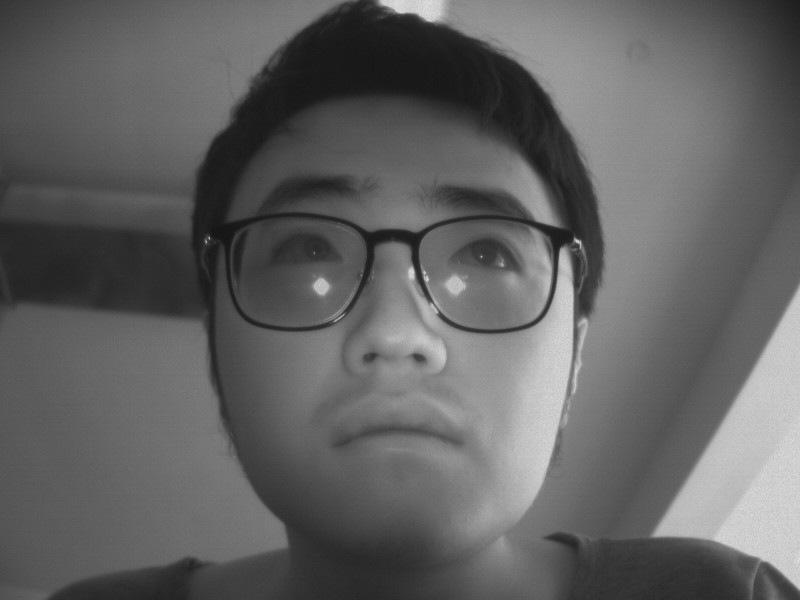
//> input picture input/18.png, 800 x 600 px
$ ./eye_region_detector   (built with g++ and OpenCV 4)
//> lines starting //> are read from the running program, lines starting //| are printed output that depends on the picture
//> further down, image is the input picture: 600 rows x 800 cols, CV_8UC1; min 22, max 223, mean 97.8
#include <opencv2/opencv.hpp>
#include <iostream>
#include <vector>
#include <algorithm>

class EyeRegionDetector {
public:
    static std::pair<cv::Rect, cv::Rect> detectEyeRegions(const cv::Mat& image) {
        // 加载检测器
        cv::CascadeClassifier eye_cascade;
        cv::CascadeClassifier face_cascade_front;
        cv::CascadeClassifier face_cascade_profile;

        // 检查所有检测器是否正确加载
        if (!eye_cascade.load("haarcascades/haarcascade_eye.xml")) {
            throw std::runtime_error("Failed to load eye detector");
        }
        if (!face_cascade_front.load("haarcascades/haarcascade_frontalface_alt.xml")) {
            throw std::runtime_error("Failed to load front face detector");
        }
        if (!face_cascade_profile.load("haarcascades/haarcascade_profileface.xml")) {
            throw std::runtime_error("Failed to load profile face detector");
        }

        // 首先尝试正面人脸检测
        std::vector<cv::Rect> faces_front;
        face_cascade_front.detectMultiScale(image, faces_front, 1.1, 3, 0, cv::Size(150, 150));
//> faces_front = 1 Rect (x, y, width, height): [187, 112, 416, 416]

        if (!faces_front.empty()) {
            std::cout << "front success" << std::endl;
            return extractEyeRegionsFromFace(image, faces_front[0]);
        } else {
            std::cout << "front failed" << std::endl;
        }

        // 尝试侧面人脸检测
        std::vector<cv::Rect> faces_profile;
        face_cascade_profile.detectMultiScale(image, faces_profile, 1.1, 3, 0, cv::Size(150, 150));

        if (!faces_profile.empty()) {
            std::cout << "profile success" << std::endl;
            return extractEyeRegionsFromFace(image, faces_profile[0]);
        } else {
            std::cout << "profile failed" << std::endl;
        }

        // 人脸检测失败，尝试直接检测眼睛
        std::vector<cv::Rect> eyes;
        eye_cascade.detectMultiScale(image, eyes, 1.05, 6, 0, cv::Size(40, 40));

        if (eyes.size() >= 2) {
            // 按x坐标排序
            std::sort(eyes.begin(), eyes.end(),
                [](const cv::Rect& a, const cv::Rect& b) { return a.x < b.x; });

            // 添加额外的验证步骤
            std::vector<cv::Rect> validated_eyes;
            for (const auto& eye : eyes) {
                // 验证宽高比
                float aspect_ratio = static_cast<float>(eye.width) / eye.height;
                if (aspect_ratio < 0.4 || aspect_ratio > 2.5) continue;

                // 验证区域大小相对于图像
                float relative_size = static_cast<float>(eye.area()) / (image.rows * image.cols);
                if (relative_size < 0.01 || relative_size > 0.15) continue;

                validated_eyes.push_back(eye);
            }

            // 验证两个眼睛的相对位置和大小
            if (validated_eyes.size() >= 2) {
                const cv::Rect& left = validated_eyes[0];
                const cv::Rect& right = validated_eyes[1];

                // 验证水平距离
                float distance = static_cast<float>(right.x - (left.x + left.width));
                if (distance < 0) {
                    throw std::runtime_error("Eye positions overlap, likely false detection");
                }

                // 验证大小相似性
                float size_ratio = static_cast<float>(left.area()) / right.area();
                if (size_ratio < 0.5 || size_ratio > 2.0) {
                    throw std::runtime_error("Eye sizes too different, likely false detection");
                }

                // 验证垂直位置相似性
                float vertical_diff = std::abs(left.y - right.y);
                if (vertical_diff > left.height) {
                    throw std::runtime_error("Eyes not horizontally aligned, likely false detection");
                }

                return std::make_pair(validated_eyes[0], validated_eyes[1]);
            }
        }

        throw std::runtime_error("No valid eyes detected");
    }

private:
    static std::pair<cv::Rect, cv::Rect> extractEyeRegionsFromFace(const cv::Mat& image, const cv::Rect& face) {
//> called with face = Rect(187, 112, 416, 416)
        int eye_region_height = face.height / 3;
//> eye_region_height = 138
        int eye_region_width = face.width / 3;  // 修改为三分之一宽度
//> eye_region_width = 138
        int eye_region_top = face.y + face.height / 4;
//> eye_region_top = 216

        // 修改眼睛区域的计算方式
        cv::Rect left_eye_rect(
            face.x + face.width / 6,  // 修改起始位置
            eye_region_top,
            eye_region_width,         // 使用固定宽度
            eye_region_height
        );
//> left_eye_rect = Rect(256, 216, 138, 138)

        cv::Rect right_eye_rect(
            face.x + face.width / 2,  // 右眼起始位置
            eye_region_top,
            eye_region_width,         // 使用固定宽度
            eye_region_height
        );
//> right_eye_rect = Rect(395, 216, 138, 138)

        // 确保矩形在图像范围内
        left_eye_rect &= cv::Rect(0, 0, image.cols, image.rows);
        right_eye_rect &= cv::Rect(0, 0, image.cols, image.rows);

        return std::make_pair(left_eye_rect, right_eye_rect);
    }
};

int main() {
    // 读取图像
    cv::Mat image = cv::imread("18.png", cv::IMREAD_GRAYSCALE);
    if (image.empty()) {
        std::cerr << "Error: Unable to load image!" << std::endl;
        return -1;
    }

    try {
        // 使用检测器提取眼睛区域
        std::pair<cv::Rect, cv::Rect> eye_regions = EyeRegionDetector::detectEyeRegions(image);
        cv::Rect left_eye_rect = eye_regions.first;
//> left_eye_rect = Rect(256, 216, 138, 138)
        cv::Rect right_eye_rect = eye_regions.second;
//> right_eye_rect = Rect(395, 216, 138, 138)

        // 提取眼睛图像
        cv::Mat left_eye = image(left_eye_rect);
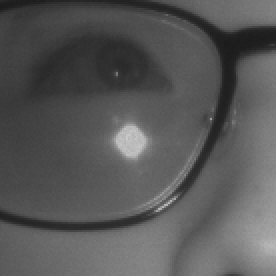
//> left_eye: 138 rows x 138 cols, CV_8UC1 (shown 2 times larger); min 27, max 203, mean 87.4
        cv::Mat right_eye = image(right_eye_rect);
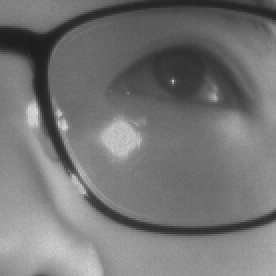
//> right_eye: 138 rows x 138 cols, CV_8UC1 (shown 2 times larger); min 29, max 215, mean 117.1

        // 在原图上标记结果
        cv::Mat result = image.clone();

        // 标记眼睛区域
        cv::rectangle(result, left_eye_rect, cv::Scalar(255), 1);
        cv::rectangle(result, right_eye_rect, cv::Scalar(255), 1);
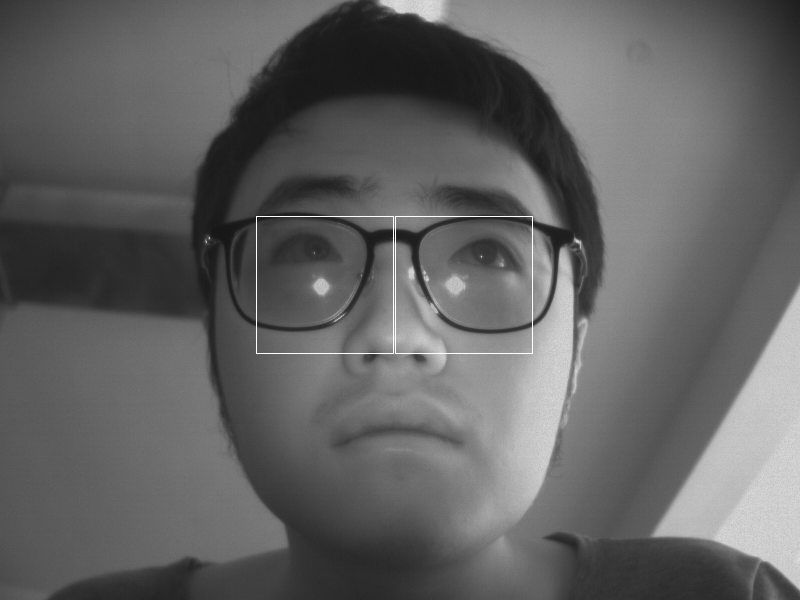
//> result: 600 rows x 800 cols, CV_8UC1; min 22, max 255, mean 98.1

        // 显示结果
        cv::namedWindow("Original", cv::WINDOW_NORMAL);
        cv::namedWindow("Result", cv::WINDOW_NORMAL);
        cv::namedWindow("Left Eye", cv::WINDOW_NORMAL);
        cv::namedWindow("Right Eye", cv::WINDOW_NORMAL);

        cv::resizeWindow("Original", 800, 600);
        cv::resizeWindow("Result", 800, 600);
        cv::resizeWindow("Left Eye", 400, 300);
        cv::resizeWindow("Right Eye", 400, 300);

        cv::imshow("Original", image);
        cv::imshow("Result", result);
        cv::imshow("Left Eye", left_eye);
        cv::imshow("Right Eye", right_eye);
        cv::imwrite("region4.png", result);
        cv::waitKey(0);
        cv::destroyAllWindows();
    }
    catch (const std::exception& e) {
        std::cerr << "Error: " << e.what() << std::endl;
        return -1;
    }

    return 0;
}

$ run again, with input/10.png copied over input/18.png
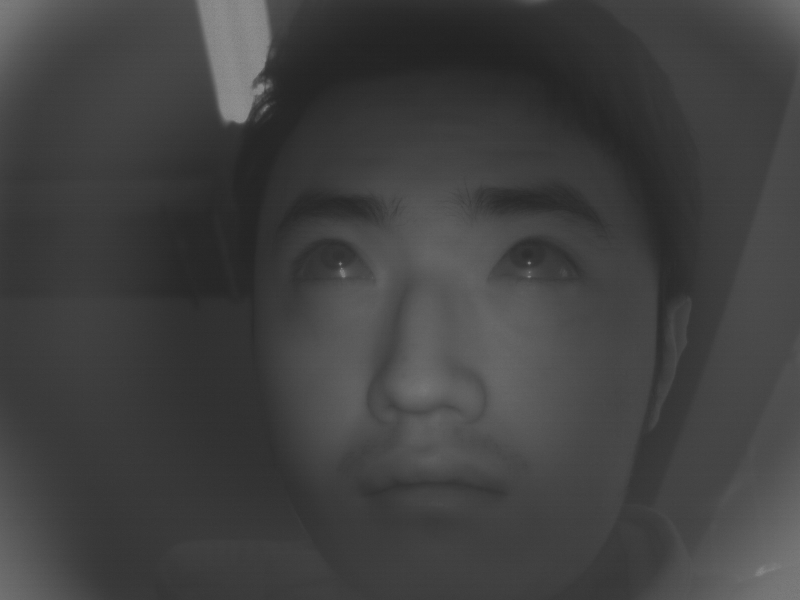
//> input picture input/10.png, 800 x 600 px
//> image is the input picture: 600 rows x 800 cols, CV_8UC1; min 33, max 145, mean 65.1
//> faces_front = 1 Rect (x, y, width, height): [195, 85, 453, 453]
//> eye_region_height = 151
//> eye_region_top = 198
//> in extractEyeRegionsFromFace, `cv::Rect left_eye_rect( face.x + face.width / 6, eye_region_top, eye_r..`: left_eye_rect = Rect(270, 198, 151, 151)
//> in extractEyeRegionsFromFace, `cv::Rect right_eye_rect( face.x + face.width / 2, eye_region_top, eye_..`: right_eye_rect = Rect(421, 198, 151, 151)
//> `cv::Rect left_eye_rect = eye_regions.first;`: left_eye_rect = Rect(270, 198, 151, 151)
//> `cv::Rect right_eye_rect = eye_regions.second;`: right_eye_rect = Rect(421, 198, 151, 151)
//> `cv::Mat right_eye = image(right_eye_rect);`:
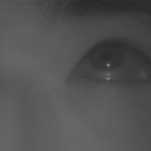
//> right_eye: 151 rows x 151 cols, CV_8UC1; min 40, max 127, mean 81.7
//> `cv::rectangle(result, right_eye_rect, cv::Scalar(255), 1);`:
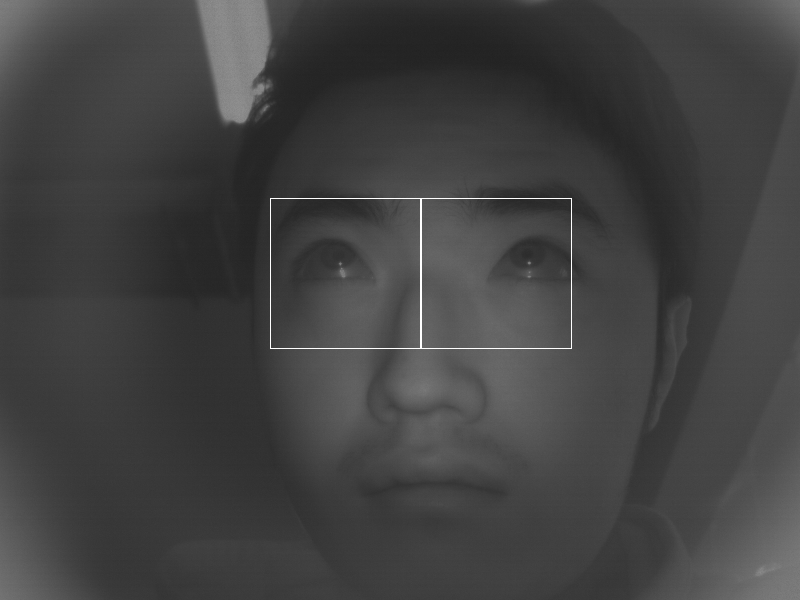
//> result: 600 rows x 800 cols, CV_8UC1; min 33, max 255, mean 65.6

$ run again, with input/12.png copied over input/18.png
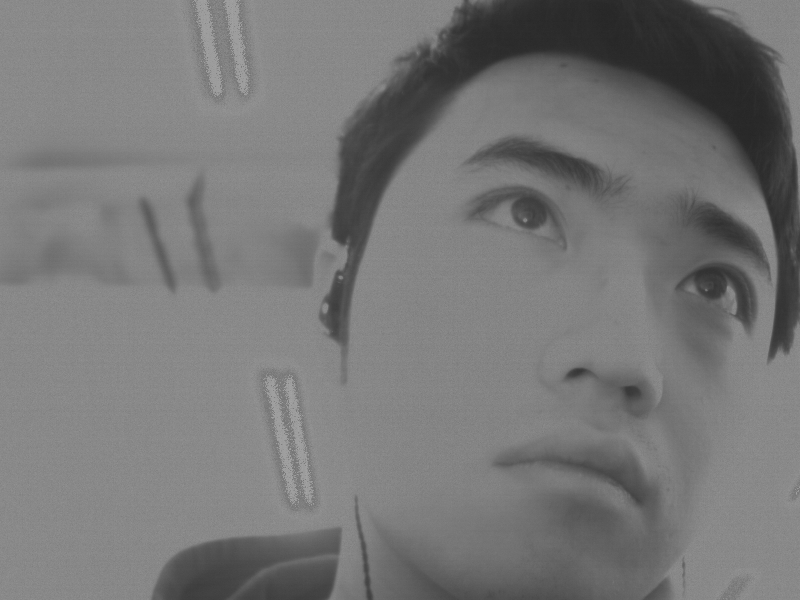
//> input picture input/12.png, 800 x 600 px
//> image is the input picture: 600 rows x 800 cols, CV_8UC1; min 37, max 164, mean 119
//> faces_front = empty
//> in detectEyeRegions, `eye_cascade.detectMultiScale(image, eyes, 1.05, 6, 0, cv::Size(40, 40));`: eyes = 3 Rects (x, y, width, height): [466, 157, 107, 107], [669, 246, 82, 82], [602, 372, 51, 51]
//> in detectEyeRegions, `std::sort(eyes.begin(), eyes.end(), [](const cv::Rect& a, const cv::Re..`: eyes = 3 Rects (x, y, width, height): [466, 157, 107, 107], [602, 372, 51, 51], [669, 246, 82, 82]
//> the loop in detectEyeRegions, `for (const auto& eye : eyes)` made 3 passes
//> (eye, relative_size) on passes 1 to 3: (Rect(466, 157, 107, 107), 0.0239), (Rect(602, 372, 51, 51), 0.00542), (Rect(669, 246, 82, 82), 0.014)
//> left = Rect(466, 157, 107, 107)
//> right = Rect(669, 246, 82, 82)
//> distance = 96
//> size_ratio = 1.7
//> vertical_diff = 89
//> left_eye_rect = Rect(466, 157, 107, 107)
//> right_eye_rect = Rect(669, 246, 82, 82)
//> `cv::Mat right_eye = image(right_eye_rect);`:
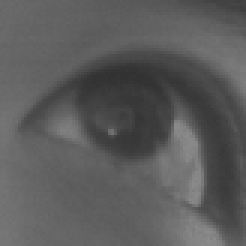
//> right_eye: 82 rows x 82 cols, CV_8UC1 (shown 3 times larger); min 49, max 140, mean 91.4
//> `cv::rectangle(result, right_eye_rect, cv::Scalar(255), 1);`:
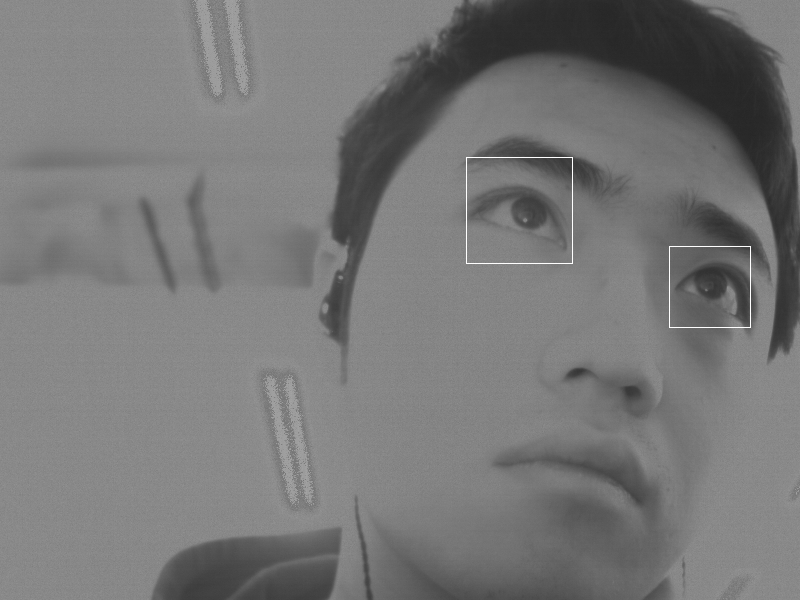
//> result: 600 rows x 800 cols, CV_8UC1; min 37, max 255, mean 119.2
